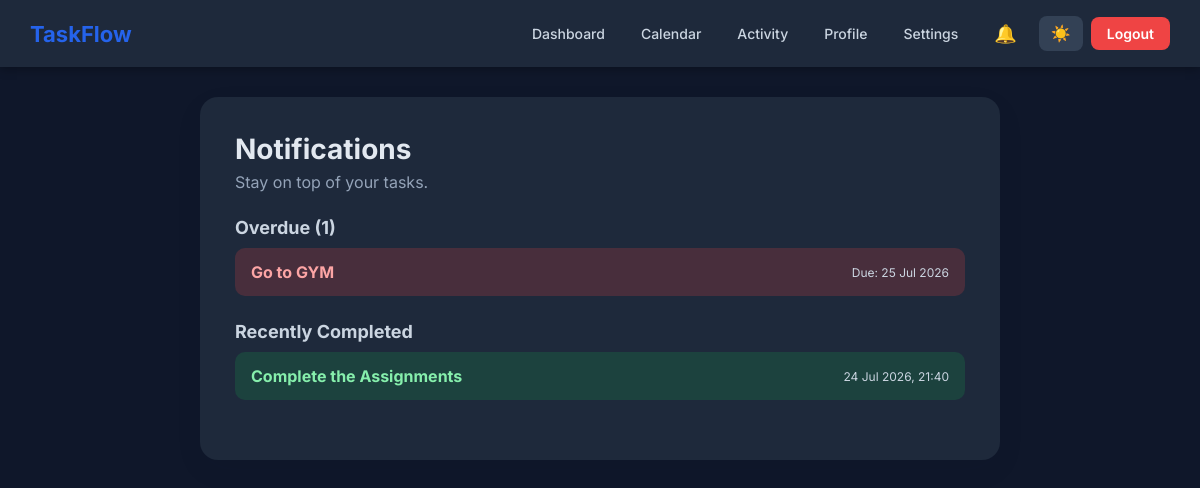
The app's page /notifications/ (signed in) with its own data.
### todo/models.py (models this page shows, shortened)
class Task(models.Model):
    PRIORITY_CHOICES = [
        ("low", "Low"),
        ("medium", "Medium"),
        ("high", "High"),
    ]
    task_name = models.CharField(max_length=100)
    description = models.TextField(blank=True, null=True)
    is_completed = models.BooleanField(default=False)
    priority = models.CharField(
        max_length=10,
        choices=PRIORITY_CHOICES,
        default="medium",
    )
    due_date = models.DateField(null=True, blank=True)
    created_at = models.DateTimeField(auto_now_add=True)
    updated_at = models.DateTimeField(auto_now=True)
    completed_at = models.DateTimeField(null=True, blank=True)
    owner = models.ForeignKey(
        User,
        on_delete=models.CASCADE,
        related_name="tasks"
    )
    class Meta:
        ordering = ["-created_at"]
        verbose_name = "Task"
        verbose_name_plural = "Tasks"

### todo/views.py (the view)
# urls.py: path("notifications/", views.notifications_view, name="notifications"),
@login_required(login_url="login")
def notifications_view(request):
    today = timezone.now().date()
    overdue = Task.objects.filter(owner=request.user, is_completed=False, due_date__lt=today)
    due_today = Task.objects.filter(owner=request.user, is_completed=False, due_date=today)
    recent_completed = Task.objects.filter(
        owner=request.user, is_completed=True
    ).order_by("-completed_at")[:5]
    profile = get_or_create_profile(request.user)
    return render(request, "notifications.html", {
        "overdue": overdue,
        "due_today": due_today,
        "recent_completed": recent_completed,
        "profile": profile,
    })

### todo/views.py (called while the page is built)
def get_or_create_profile(user):
    profile, _ = UserProfile.objects.get_or_create(user=user)
    return profile

### todo/templates/notifications.html (shortened to what this page needs)
{% load static %}
<!DOCTYPE html>
<html lang="en">
<head>
    <link rel="stylesheet" href="{% static 'css/profile.css' %}">
    <link rel="stylesheet" href="{% static 'css/navbar.css' %}">
</head>
<body data-theme="{{ profile.theme }}">
{% include 'navbar.html' %}
<div class="container">
    <div class="profile-card">
        <h1>Notifications</h1>
        <p class="subtitle">Stay on top of your tasks.</p>
        {% if overdue %}
        <div class="notif-section">
            <h2 class="section-title red">Overdue ({{ overdue.count }})</h2>
            {% for task in overdue %}
            <div class="notif-item overdue-item">
                <strong>{{ task.task_name }}</strong>
                <small>Due: {{ task.due_date|date:"d M Y" }}</small>
            </div>
            {% endfor %}
        </div>
        {% endif %}
        {% if recent_completed %}
        <div class="notif-section">
            <h2 class="section-title green">Recently Completed</h2>
            {% for task in recent_completed %}
            <div class="notif-item completed-item">
                <strong>{{ task.task_name }}</strong>
                <small>{{ task.completed_at|date:"d M Y, H:i" }}</small>
            </div>
            {% endfor %}
        </div>
        {% endif %}
    </div>
</div>
</body>
</html>

### todo/static/css/profile.css (style rules this page uses)
* { margin:0;padding:0;box-sizing:border-box; }
body { font-family:'Inter',sans-serif; background:#f4f7fb; color:#1e293b; transition:.3s; }
body.dark { background:#0f172a;color:#e2e8f0; }
.container { width:90%; max-width:800px; margin:30px auto; }
.profile-card { background:#fff; padding:35px; border-radius:18px; box-shadow:0 10px 30px rgba(15,23,42,.05); }
body.dark .profile-card { background:#1e293b; }
.profile-card h1 { font-size:28px;margin-bottom:6px; }
.profile-card .subtitle { color:#64748b;margin-bottom:25px; }
body.dark .profile-card .subtitle { color:#94a3b8; }
.section-title { margin-top:25px; margin-bottom:10px; font-size:18px; color:#334155; }
body.dark .section-title { color:#cbd5e1; }
.section-title.red { color:#ef4444; }
.section-title.green { color:#16a34a; }
.notif-section { margin-bottom:25px; }
.notif-item { padding:14px 16px; border-radius:10px; margin-bottom:10px; display:flex; justify-content:space-between; align-items:center; flex-wrap:wrap; gap:8px; }
.notif-item small { color:#64748b;font-size:12px; }
body.dark .notif-item small { color:#cbd5e1; }
.overdue-item { background:#fee2e2;color:#991b1b; }
.completed-item { background:#dcfce7;color:#166534; }
body.dark .overdue-item { background:rgba(239,68,68,.2);color:#fca5a5; }
body.dark .completed-item { background:rgba(22,163,74,.2);color:#86efac; }

### records on screen
Task: task_name "Go to GYM", due_date "25 Jul 2026"
Task: task_name "Complete the Assignments", completed_at "24 Jul 2026, 21:40"

### other values on screen
{{ overdue.count }} "1"
